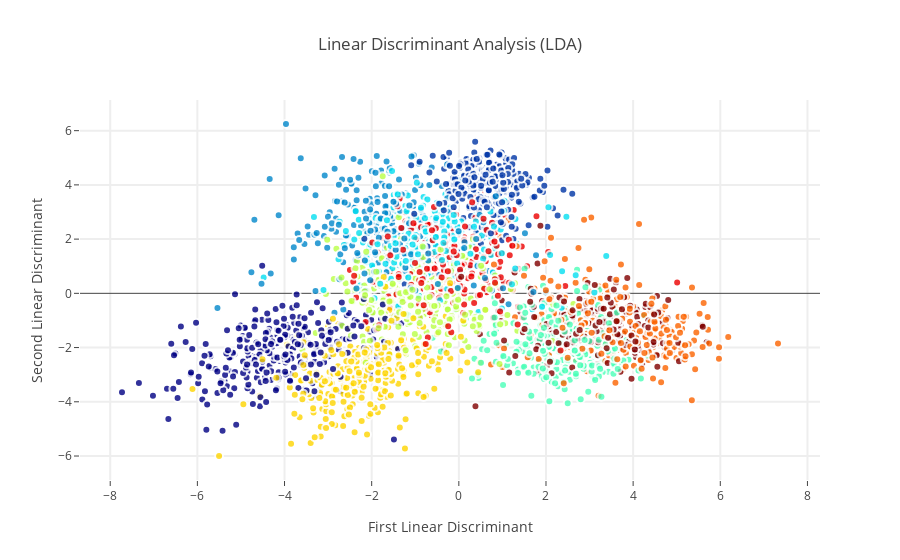

The cell this chart's notebook holds for it:
### Code cell
8# Using the Plotly library again
traceLDA = go.Scatter(
    x = X_LDA_2D[:,0],
    y = X_LDA_2D[:,1],
    name = Target,
#     hoveron = Target,
    mode = 'markers',
    text = Target,
    showlegend = True,
    marker = dict(
        size = 8,
        color = Target,
        colorscale ='Jet',
        showscale = False,
        line = dict(
            width = 2,
            color = 'rgb(255, 255, 255)'
        ),
        opacity = 0.8
    )
)
data = [traceLDA]

layout = go.Layout(
    title= 'Linear Discriminant Analysis (LDA)',
    hovermode= 'closest',
    xaxis= dict(
         title= 'First Linear Discriminant',
        ticklen= 5,
        zeroline= False,
        gridwidth= 2,
    ),
    yaxis=dict(
        title= 'Second Linear Discriminant',
        ticklen= 5,
        gridwidth= 2,
    ),
    showlegend= False
)

fig = dict(data=data, layout=layout)
py.iplot(fig, filename='styled-scatter')

### Figure 1 — Plotly figure (JSON) as saved in the notebook; plotly's stock layout.template omitted (floating-point values rounded to 4 significant figures; data arrays with more than 128 entries replaced by an {"elided": "..."} marker saying what was removed)
{"data": [{"marker": {"color": {"elided": "3000 int values"}, "colorscale": "Jet", "line": {"color": "rgb(255, 255, 255)", "width": 2}, "opacity": 0.8, "showscale": false, "size": 8}, "mode": "markers", "name": {"elided": "3000 int values"}, "showlegend": true, "text": {"elided": "3000 int values"}, "type": "scatter", "x": {"elided": "3000 float values"}, "y": {"elided": "3000 float values"}}], "layout": {"hovermode": "closest", "showlegend": false, "title": "Linear Discriminant Analysis (LDA)", "xaxis": {"gridwidth": 2, "ticklen": 5, "title": "First Linear Discriminant", "zeroline": false}, "yaxis": {"gridwidth": 2, "ticklen": 5, "title": "Second Linear Discriminant"}}}
